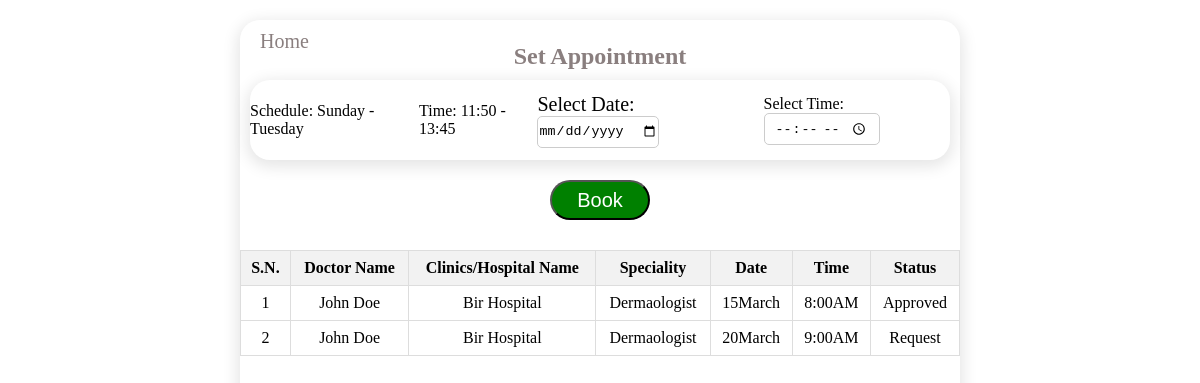
The app's page /appointment.php?doctor_id=6 with its own data.
### tables this page shows
CREATE TABLE `doctor_schedule` (
  `ds_id` int NOT NULL,
  `doctor_id` int NOT NULL,
  `ds_dayfrom` varchar(20) NOT NULL,
  `ds_dayto` varchar(20) NOT NULL,
  `time_from` time NOT NULL,
  `time_to` time NOT NULL
);

### includes/dbh.inc.php (called while the page is built)
<?php
class dbh_connection{
    protected function connect(){
        try{
            $host = 'localhost';
            $username = 'root';
            $password = 'newpassword';
            $dbname = 'Appointment';
            $pdo = new PDO("mysql:host=$host;dbname=$dbname",$username,$password);
            $pdo->setAttribute(PDO::ATTR_ERRMODE, PDO::ERRMODE_EXCEPTION);
            return $pdo;
        }
        catch(PDOException $e){
            die(''.$e->getMessage());
        }
    }
}
?>

### classes/doctor_scheduledata.php (called while the page is built)
<?php
class Doctorscheduleinfo extends dbh_connection{
    public function schedule($doctorid){
     $query = 'SELECT * FROM doctor_schedule where doctor_id = ?';
     $stmt = $this->connect()->prepare($query);
     if(!$stmt->execute([$doctorid])){
        header("location:../appointment.php?error=stmtfailed");
        exit();
     }
     $doctorSchedule = $stmt->fetchAll();
     return $doctorSchedule;
    }
}
?>

### appointment.php (the view, shortened to what this page needs)
<!DOCTYPE html>
<html lang="en">
<head>
    <link rel="stylesheet" href="css/appointment.css">
</head>
<body>
    <div class="container">
        <a href="index.php">Home</a>
        <h2>Set Appointment</h2>
        <form action="includes/appointment.inc.php" id="appointment" method="POST">
            <div class="book_container">
            <?php
         require_once 'includes/dbh.inc.php';
         include 'classes/doctor_scheduledata.php';
         $scheduleinfo = new Doctorscheduleinfo();
         if(isset($_GET['doctor_id'])){
            $doctorid = $_GET['doctor_id'];
            $doctorschedule = $scheduleinfo->schedule($doctorid);
            if($doctorschedule){
                foreach($doctorschedule as $key => $doctor) {
                    $time_from_ampm = date('H:i', strtotime($doctor['time_from']));
                    $time_to_ampm = date('H:i', strtotime($doctor['time_to']));
                    echo'
                    <p id="timefrom">Schedule:'.' '.$doctor['ds_dayfrom'].' - '.$doctor['ds_dayto'].'</p>
                    <p id="timeto">Time: '.' '.$time_from_ampm.' - '.$time_to_ampm.'</p>
                    ';
                }
            }
         }
        ?>
                <div class="book_content">
                    <label for="date" class="date-label">Select Date:</label>
                    <input type="date" name="date" id="date">
                </div>
                <div class="book_content">
                    <label for="time" id="label-time">Select Time:</label>
                    <input type="time" name="time" id="time"
                    min="<?php echo $time_from_ampm?>"
                    max="<?php echo $time_to_ampm?>"
                    >
                </div>
            </div>
            <button type="submit" name="submit" id="book">Book</button>
        </form>
        <Table>
            <thead>
                <tr>
                    <th>S.N.</th>
                    <th>Doctor Name</th>
                    <th>Clinics/Hospital Name</th>
                    <th>Speciality</th>
                    <th>Date</th>
                    <th>Time</th>
                    <th>Status</th>
                </tr>
            </thead>
            <tbody>
            <tr>
                <td>1</td>
                <td>John Doe</td>
                <td>Bir Hospital</td>
                <td>Dermaologist</td>
                <td>15March</td>
                <td>8:00AM</td>
                <td>Approved</td>
            </tr>
            <tr>
                <td>2</td>
                <td>John Doe</td>
                <td>Bir Hospital</td>
                <td>Dermaologist</td>
                <td>20March</td>
                <td>9:00AM</td>
                <td>Request</td>
            </tr>
        </tbody>
        </Table>
    </div>
</body>
</html>

### css/appointment.css (style rules this page uses)
* { margin: 0; padding: 0; }
.container { height: 80vh; width: 60vw; margin: 20px auto; border-radius: 20px; box-shadow: 0px 4px 15px 3px rgba(0,0,0,0.1); }
.container > h2 { text-align: center; color: rgb(138, 127, 127); font-weight: bold; }
.container>a { text-decoration: none; position: relative; top: 10px; left: 20px; font-size: 20px; color: rgb(138, 127, 127);; }
form { padding: 10px ; }
.book_container { display: flex; justify-content: space-around; align-items: center; height: 10vh; border-radius: 20px; box-shadow: 0px 4px 15px 3px rgba(0,0,0,0.1); }
.date-label { font-size: 20px; }
#date { width: 10vw; height: 30px; border: 1px solid #ccc; border-radius: 5px; margin-right: 20px; cursor: pointer; }
#time { border-radius: 5px; border: 1px solid #ccc; padding: 5px 10px; }
#book { margin: 20px auto; display: block; width: 100px; background-color: green; color: #fff; height: 5vh; border-radius: 20px; font-size: 20px; cursor: pointer; }
table { width: 100%; border-collapse: collapse; }
th, td { border: 1px solid #ddd; padding: 8px; text-align: center; }
th { background-color: #f2f2f2; }

### records on screen
doctor_schedule: ds_dayfrom "Sunday", ds_dayto "Tuesday", time_from "11:50", time_to "13:45"
